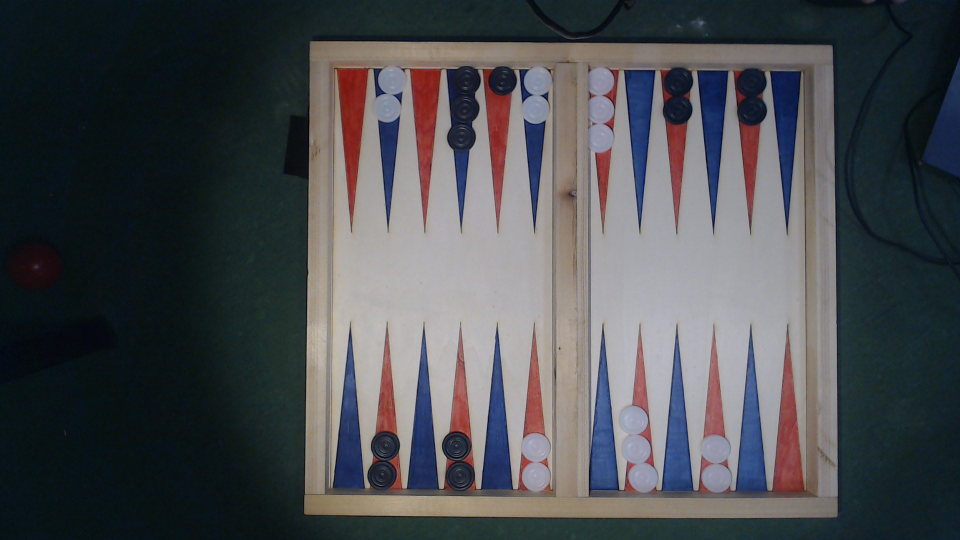
#> input picture new_game_manager/Board detection_manger/Soldier Detection/test_photos/WIN_20191209_17_00_07_Pro.jpg, 1920 x 1080 px, given in place of WIN_20191210_22_28_15_Pro.jpg, which was not available (shown at 1/2 size)
$ python ImageProcessing.py
#> lines starting #> are read from the running program, lines starting #| are printed output that depends on the picture; pictures that were not available may be replaced by others from this repository, and a replacement may not be noted
### new_game_manager/Board detection_manger/Soldier Detection/perspective_change.py
# import the necessary packages
import numpy as np
import cv2


def order_points(pts):
    # initialzie a list of coordinates that will be ordered
    # such that the first entry in the list is the top-left,
    # the second entry is the top-right, the third is the
    # bottom-right, and the fourth is the bottom-left
    rect = np.zeros((4, 2), dtype="float32")

    # the top-left point will have the smallest sum, whereas
    # the bottom-right point will have the largest sum
    s = pts.sum(axis=1)
    rect[0] = pts[np.argmin(s)]
    rect[2] = pts[np.argmax(s)]

    # now, compute the difference between the points, the
    # top-right point will have the smallest difference,
    # whereas the bottom-left will have the largest difference
    diff = np.diff(pts, axis=1)
    rect[1] = pts[np.argmin(diff)]
    rect[3] = pts[np.argmax(diff)]

    # return the ordered coordinates
    return rect


def four_point_transform(image, pts):
    # obtain a consistent order of the points and unpack them
    # individually
    rect = order_points(pts)
    (tl, tr, br, bl) = rect

    # compute the width of the new image, which will be the
    # maximum distance between bottom-right and bottom-left
    # x-coordiates or the top-right and top-left x-coordinates
    widthA = np.sqrt(((br[0] - bl[0]) ** 2) + ((br[1] - bl[1]) ** 2))
    widthB = np.sqrt(((tr[0] - tl[0]) ** 2) + ((tr[1] - tl[1]) ** 2))
    maxWidth = max(int(widthA), int(widthB))

    # compute the height of the new image, which will be the
    # maximum distance between the top-right and bottom-right
    # y-coordinates or the top-left and bottom-left y-coordinates
    heightA = np.sqrt(((tr[0] - br[0]) ** 2) + ((tr[1] - br[1]) ** 2))
    heightB = np.sqrt(((tl[0] - bl[0]) ** 2) + ((tl[1] - bl[1]) ** 2))
    maxHeight = max(int(heightA), int(heightB))

    # now that we have the dimensions of the new image, construct
    # the set of destination points to obtain a "birds eye view",
    # (i.e. top-down view) of the image, again specifying points
    # in the top-left, top-right, bottom-right, and bottom-left
    # order
    dst = np.array([
        [0, 0],
        [maxWidth - 1, 0],
        [maxWidth - 1, maxHeight - 1],
        [0, maxHeight - 1]], dtype="float32")

    # compute the perspective transform matrix and then apply it
    M = cv2.getPerspectiveTransform(rect, dst)
    warped = cv2.warpPerspective(image, M, (maxWidth, maxHeight))

    # return the warped image
    return warped


# def get_perspective_change(filename,img=None,pts=np.array([[668,132],[1609,143],[1613,982],[659,977]])):
def get_perspective_change(filename,img=None,pts=np.array([[309,62],[979,64],[1246,588],[127,607]])):

    if filename is None:
        return four_point_transform(img,pts)
    else:
        img = cv2.imread(filename, cv2.IMREAD_COLOR)
    return four_point_transform(img,pts)

### new_game_manager/Board detection_manger/Soldier Detection/Foreground.py
import cv2
import numpy as np
import matplotlib.pyplot as plt
import os
import os.path
import perspective_change


# [32 lines left out: function calc_std, not called in this run]


def foreground_poc(threshold, diff_img, new_width, new_height,std_dir=None):
    [threshold_r, threshold_g, threshold_b] = threshold
    hsv = True
    orig = diff_img
    diff = orig.copy()
    if hsv:
        diff = cv2.cvtColor(orig, cv2.COLOR_BGR2HSV)
    [diff_r, diff_g, diff_b] = cv2.split(diff)
    diff_r = cv2.resize(diff_r, (new_width, new_height))
    diff_g = cv2.resize(diff_g, (new_width, new_height))
    diff_b = cv2.resize(diff_b, (new_width, new_height))
    if std_dir is not None:
        calc_std(std_dir, hsv,width=new_width,height=new_height)
    std_r = cv2.imread("std_red.jpg", 0).astype(int)
    std_g = cv2.imread("std_green.jpg", 0).astype(int)
    std_b = cv2.imread("std_blue.jpg", 0).astype(int)
    mean_r = cv2.imread("mean_red.jpg", 0).astype(int)
    mean_g = cv2.imread("mean_green.jpg", 0).astype(int)
    mean_b = cv2.imread("mean_blue.jpg", 0).astype(int)
    # np.where(std_r <= 1, 1, std_r)
    # np.where(std_g <= 1, 1, std_g)
    # np.where(std_b <= 1, 1, std_b)
    std_r[std_r < 1] = 1
    std_b[std_b < 1] = 1
    std_g[std_g < 1] = 1
    distance_r = np.abs((mean_r - diff_r))
    distance_g = np.abs((mean_g - diff_g))
    distance_b = np.abs((mean_b - diff_b))
    # plt.imshow(distance_r.astype(int)), plt.title("R"), plt.colorbar(), plt.show()
    # plt.imshow(distance_g.astype(int)), plt.title("G"), plt.colorbar(), plt.show()
    # plt.imshow(distance_b.astype(int)), plt.title("B"), plt.colorbar(), plt.show()
    for i in range(len(distance_r)):
        for j in range(len(distance_r[0])):
            if distance_r[i][j] >= threshold_r:
                distance_r[i][j] = 1
            else:
                distance_r[i][j] = 0

            if distance_b[i][j] >= threshold_b:
                distance_b[i][j] = 1
            else:
                distance_b[i][j] = 0

            if distance_g[i][j] >= threshold_g:
                distance_g[i][j] = 1
            else:
                distance_g[i][j] = 0
    check_mat = np.zeros(distance_r.shape)
    for i in range(len(check_mat)):
        for j in range(len(check_mat[0])):
            if distance_r[i][j] == 1 and distance_b[i][j] == 1 and distance_g[i][j] == 1:
                check_mat[i][j] = 1
            else:
                check_mat[i][j] = 0
    kernel = np.ones((3, 3), np.uint8)
    plt.imshow(orig), plt.title("Original"), plt.show()
    plt.imshow(check_mat), plt.colorbar(), plt.show()
    check_mat = cv2.morphologyEx(check_mat, cv2.MORPH_CLOSE, kernel, iterations=1)
    plt.imshow(check_mat), plt.colorbar(), plt.title("close"), plt.show()
    kernel = np.ones((3, 3), np.uint8)
    check_mat = cv2.morphologyEx(check_mat, cv2.MORPH_OPEN, kernel, iterations=5)
    check_mat = cv2.dilate(check_mat, kernel)
    plt.imshow(check_mat), plt.colorbar(), plt.title("open"), plt.show()
    return check_mat


"""
def get_video():
    cap = cv2.VideoCapture(URL)
    while True:
        ret, frame = cap.read()
        if frame is not None:
            cv2.imshow('frame', frame)
        q = cv2.waitKey(1)
        if q == ord("q"):
            break
    cv2.destroyAllWindows()
"""

### new_game_manager/Board detection_manger/Soldier Detection/ImageProcessing.py
import cv2
import numpy as np
import Foreground
import perspective_change


def get_detected_soldiers(filename):
    std_dir = "C:\\Users\\t8709339\\Desktop\\talpiot\\procton\\new_game_manager\\Board detection_manger\\Soldier Detection\\stds\\new_test"
    threshold_r = 1
    threshold_g = 10
    threshold_b = 4
    height = 620
    width = 650
    img = cv2.imread(filename, cv2.IMREAD_GRAYSCALE)
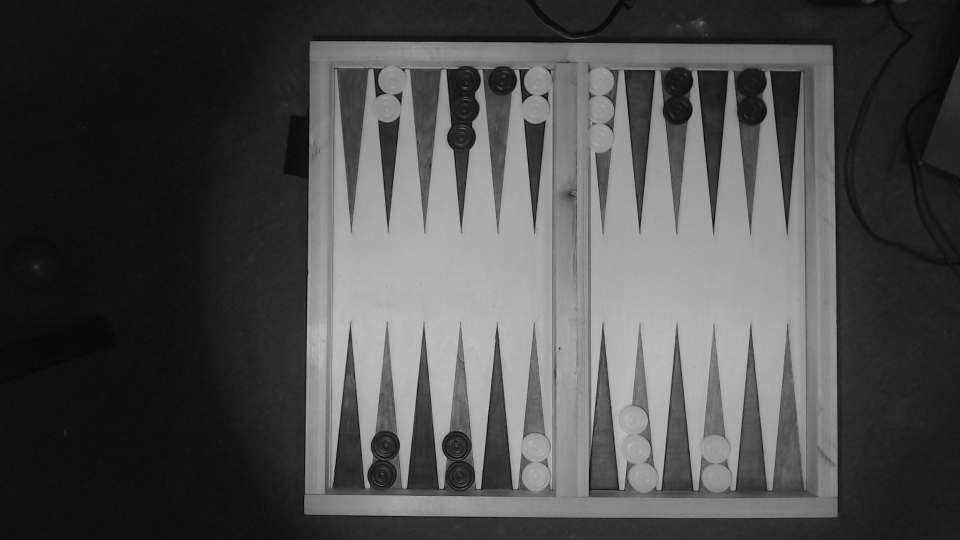
#> img: shape (1080, 1920) (shown at 1/2 size); min 0, max 198, mean 76.6
    img = perspective_change.get_perspective_change(None, img=img)
#> in order_points, `s = pts.sum(axis=1)`: s = [371, 1043, 1834, 734]
#> in order_points, `diff = np.diff(pts, axis=1)`: diff = [-247, -915, -658, 480]
#> in four_point_transform, `rect = order_points(pts)`: rect = [[309, 62], [979, 64], [1246, 588], [127, 607]]
#> in four_point_transform, `(tl, tr, br, bl) = rect`: tl = [309, 62]; tr = [979, 64]; br = [1246, 588]; bl = [127, 607]
#> in four_point_transform, `widthA = np.sqrt(((br[0] - bl[0]) ** 2) + ((br[1] - bl[1]) ** 2))`: widthA = 1119.2
#> in four_point_transform, `widthB = np.sqrt(((tr[0] - tl[0]) ** 2) + ((tr[1] - tl[1]) ** 2))`: widthB = 670
#> in four_point_transform, `maxWidth = max(int(widthA), int(widthB))`: maxWidth = 1119
#> in four_point_transform, `heightA = np.sqrt(((tr[0] - br[0]) ** 2) + ((tr[1] - br[1]) ** 2))`: heightA = 588.1
#> in four_point_transform, `heightB = np.sqrt(((tl[0] - bl[0]) ** 2) + ((tl[1] - bl[1]) ** 2))`: heightB = 574.6
#> in four_point_transform, `maxHeight = max(int(heightA), int(heightB))`: maxHeight = 588
#> in four_point_transform, `dst = np.array([ [0, 0], [maxWidth - 1, 0], [maxWidth - 1, maxHeight -..`: dst = [[0, 0], [1118, 0], [1118, 587], [0, 587]]
#> in four_point_transform, `M = cv2.getPerspectiveTransform(rect, dst)`: M = [[1.74, 0.581, -573.2], [-0.00579, 1.94, -118.6], [-4.34e-05, 0.00133, 1]]

    # img = cv2.medianBlur(img,5)
    img = cv2.resize(img, (width, height))
#> img: shape (620, 650)
    orig_img=cv2.imread(filename, cv2.IMREAD_COLOR)
#> orig_img is the input picture: shape (1080, 1920, 3); mean B, G, R 80.5, 76.9, 74.5
    orig_img = perspective_change.get_perspective_change(None, img=orig_img)
#> in four_point_transform (call 2), `warped = cv2.warpPerspective(image, M, (maxWidth, maxHeight))`:
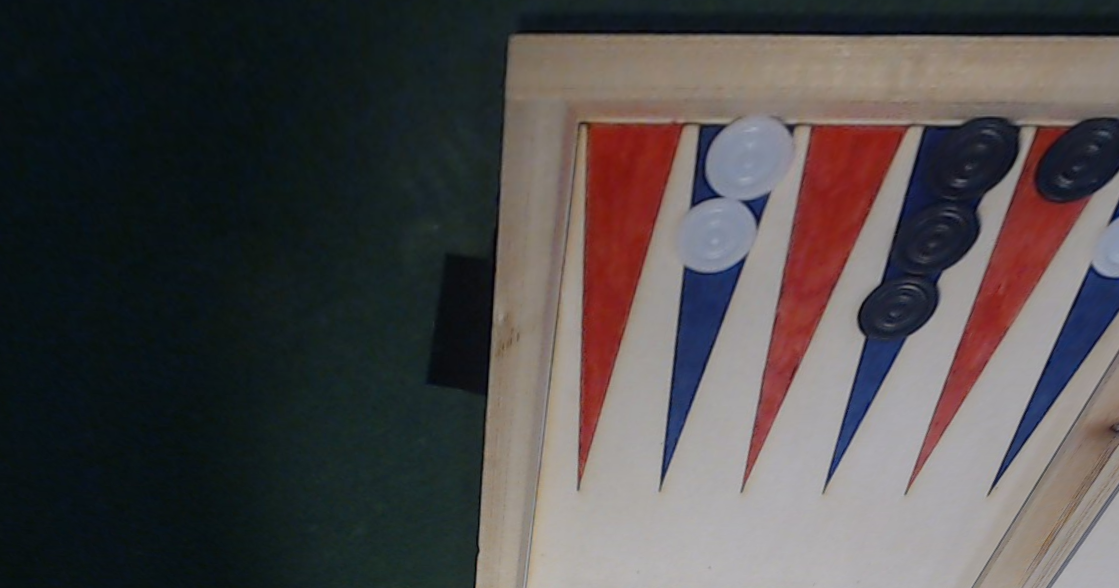
#> warped: shape (588, 1119, 3); mean B, G, R 75.2, 74.6, 78.6
    orig_img = cv2.resize(orig_img, (width, height))
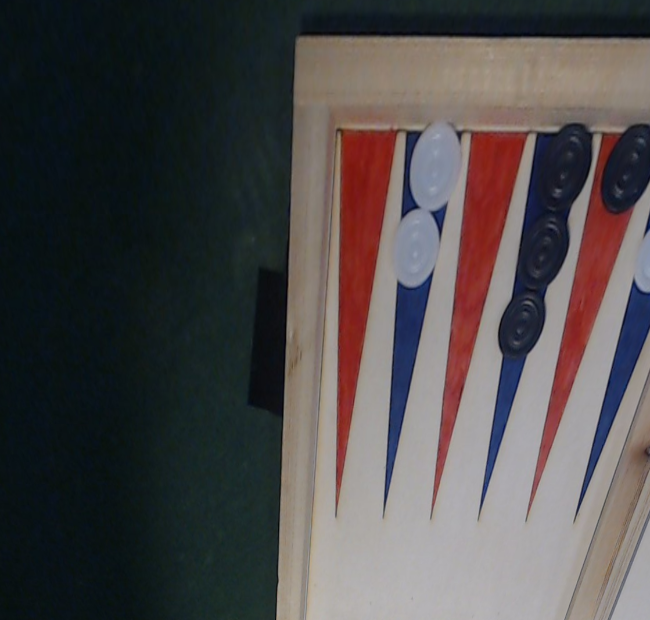
#> orig_img: shape (620, 650, 3); mean B, G, R 75.1, 74.6, 78.5
    cimg = cv2.cvtColor(img, cv2.COLOR_GRAY2BGR)

    cv2.imshow("dsa", orig_img)
    cv2.waitKey(0)
    cv2.destroyAllWindows()

    circles = cv2.HoughCircles(img, cv2.HOUGH_GRADIENT, 1, 32,
                               param1=45, param2=10, minRadius=18, maxRadius=23)
#> circles = [[522.5, 320.5, 21.3], [615.5, 193.5, 20.2], [436.5, 144.5, 22.4], [420.5, 228.5, 20.2], [411.5, 268.5, 18.5], [577.5, 142.5, 22.4], [564.5, 294.5, 19.1], [641.5, 145.5, 22.4], [534.5, 266.5, 22.4], [480.5, 152.5, 22.4], [430.5, 190.5, 18.8]]
    circles = np.uint16(np.around(circles))
#> circles = [[522, 320, 21], [616, 194, 20], [436, 144, 22], [420, 228, 20], [412, 268, 18], [578, 142, 22], [564, 294, 19], [642, 146, 22], [534, 266, 22], [480, 152, 22], [430, 190, 19]]
    white_circles = np.ndarray(shape=circles.shape)
    black_circles = np.ndarray(shape=circles.shape)

    foreground = Foreground.foreground_poc(threshold=[threshold_r, threshold_g, threshold_b],
                                           diff_img=orig_img, new_width=width, new_height=height,
                                           std_dir=None)
#> in foreground_poc, `diff = cv2.cvtColor(orig, cv2.COLOR_BGR2HSV)`: diff: shape (620, 650, 3); mean H, S, V 74.9, 88.9, 87.1
#> in foreground_poc, `[diff_r, diff_g, diff_b] = cv2.split(diff)`:
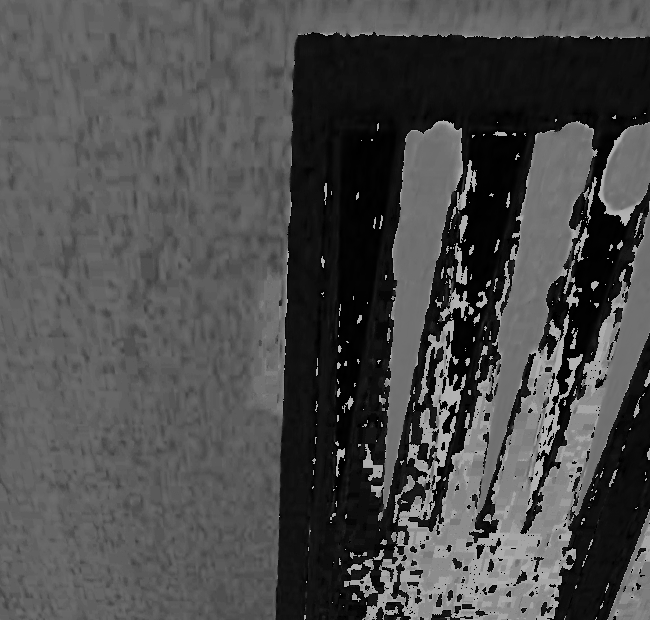
#> diff_r: shape (620, 650); min 0, max 179, mean 74.9
#> in foreground_poc, `[diff_r, diff_g, diff_b] = cv2.split(diff)`:
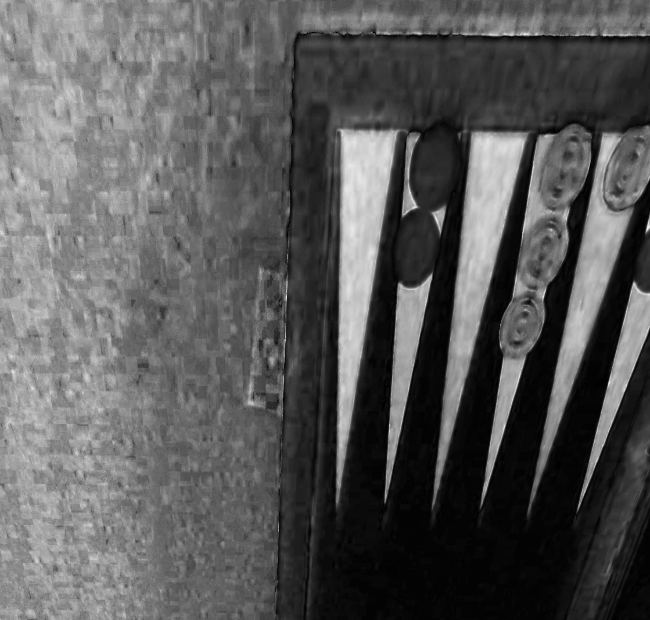
#> diff_g: shape (620, 650); min 0, max 242, mean 88.9
#> in foreground_poc, `[diff_r, diff_g, diff_b] = cv2.split(diff)`:
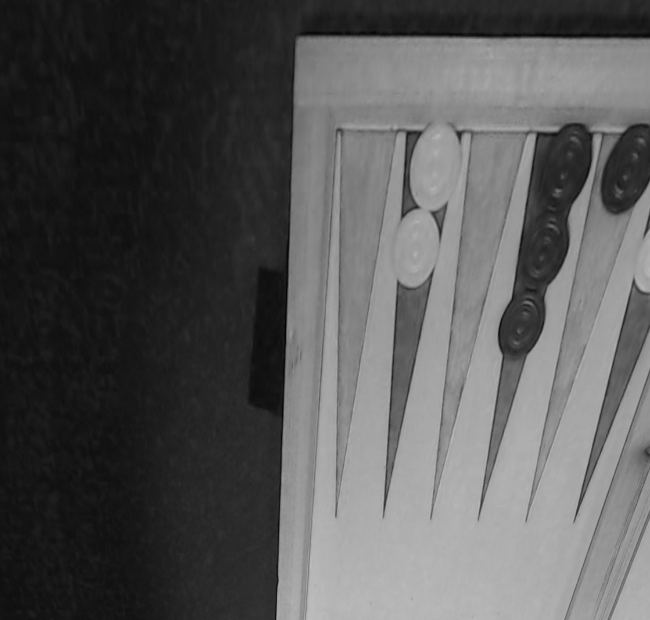
#> diff_b: shape (620, 650); min 4, max 189, mean 87.1
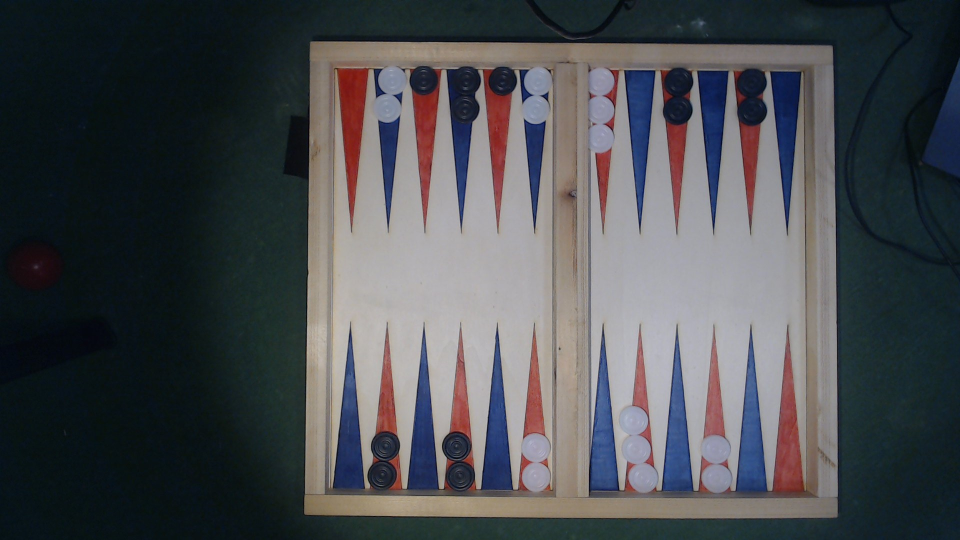
#> input picture new_game_manager/Board detection_manger/Soldier Detection/test_photos/WIN_20191209_17_00_11_Pro.jpg, 1920 x 1080 px, given in place of std_red.jpg, which was not available (shown at 1/2 size)

    white_count = 0
    black_count = 0
    for i in circles[0, :]:
        if foreground[i[1]][i[0]] == 1:
            if img[i[1]][i[0]] > 100:
                white_circles[0][white_count] = i
                white_count += 1
                cv2.circle(cimg, (i[0], i[1]), i[2], (0, 0, 0), 2)
            else:
                black_circles[0][black_count] = i
                black_count += 1
                cv2.circle(cimg, (i[0], i[1]), i[2], (255, 255, 255), 2)
            cv2.circle(cimg, (i[0], i[1]), 2, (0, 0, 255), 3)

    cv2.imshow('detected circles', cimg)
    cv2.waitKey(0)
    cv2.destroyAllWindows()
    return white_circles, black_circles, cimg
#> (the run stopped early here; a loop or call above may not have finished)
